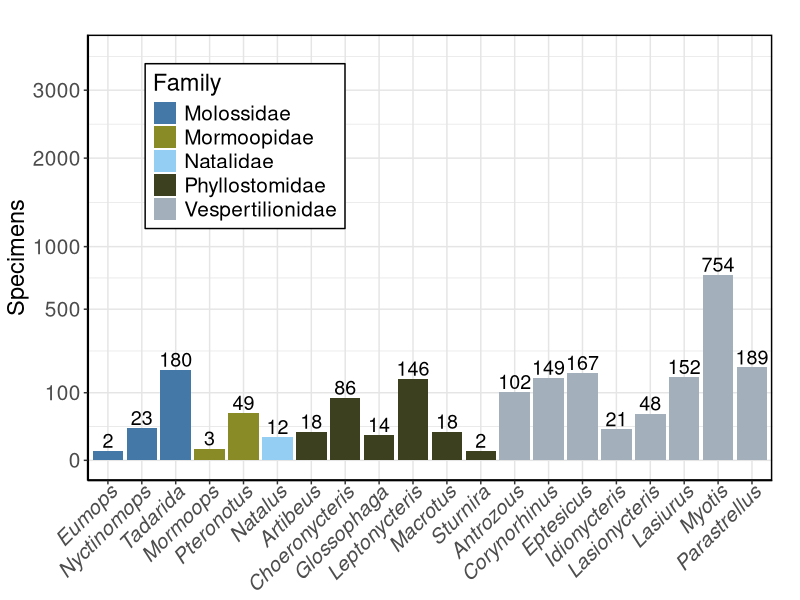

Reproduce this figure in R.
library(ggplot2)
library(dplyr)
library(stringr)

#Read in data
bat <- read.csv("Supplementary_Data_SD3.csv")

#Order genera alphabetically within family
custom_genus_order <- c("Eumops", "Nyctinomops", "Tadarida", "Mormoops", "Pteronotus", "Natalus", "Artibeus", "Choeronycteris", "Glossophaga", "Leptonycteris", "Macrotus", "Sturnira", "Antrozous", "Corynorhinus", "Eptesicus", "Idionycteris", "Lasionycteris", "Lasiurus", "Myotis", "Parastrellus")

bat$genus_mdd <- factor(bat$genus_mdd, levels = custom_genus_order)

label_data_bat <- bat %>%
  count(genus_mdd, family)

#Assign a color for each family
custom_colors <- c("#4478a6", "#898c26", "#94cef2", "#3c401e", "#a3afbb",  "#AA865A")

#Plot species in a bar chart
ggplot(label_data_bat, aes(x = genus_mdd, y = n, fill = family)) +
  geom_col() +
  geom_text(aes(label = n), 
            vjust = -0.2, 
            size = 5) +
  scale_fill_manual(values = custom_colors) +
  labs(title = "", x = "", y = "Specimens") +
  scale_y_sqrt(breaks = c(0, 100, 500, 1000, 2000, 3000), limits = c(0, 3600))+
  theme(plot.title = element_text(hjust = .5, size = 20),
        legend.position = c(.23, .75),
        plot.margin = margin(b = -20, r = 20, l = 5),
        axis.title.x = element_text(size = 17),              
        axis.title.y = element_text(size = 17),              
        axis.text.x = element_text(size = 15, angle = 45, face = "italic", vjust = 1.05, hjust = 1.01),               
        axis.text.y = element_text(size = 15))+
  guides(fill = guide_legend(title = "Family"))+
  theme(
    panel.background = element_blank(),        
    panel.border = element_rect(color = "black", fill = NA, linewidth = 1),
    plot.background = element_blank(),         
    panel.grid.major = element_line(color = "grey90"),  
    panel.grid.minor = element_line(color = "grey90"),        
    axis.line = element_line(color = "black"),  
    legend.background = element_rect(color = "black", fill = "white"),
    legend.text = element_text(size = 15), 
    legend.title = element_text(size = 17)
  )
